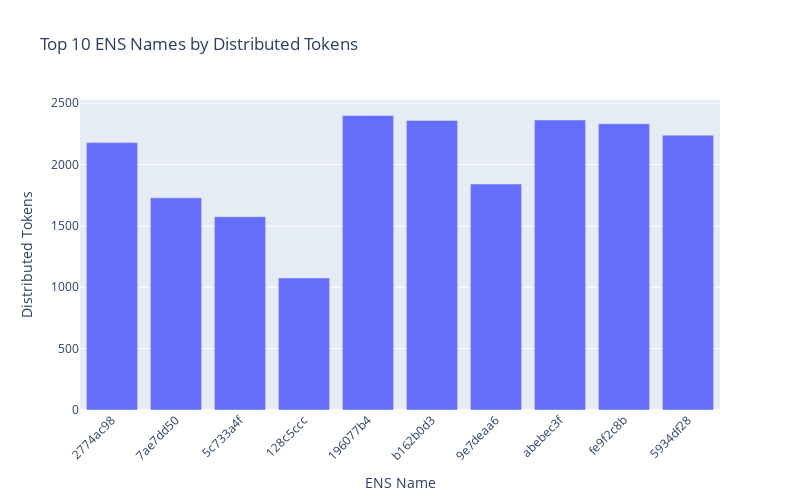

Notebook source saved alongside this figure:
### Code cell
df_sorted = df.sample(10)

fig = go.Figure(data=[go.Bar(x=df_sorted['ensName'], y=df_sorted['DistributedTokens'])])

fig.update_layout(
    title='Top 10 ENS Names by Distributed Tokens',
    xaxis=dict(title='ENS Name'),
    yaxis=dict(title='Distributed Tokens'),
    xaxis_tickangle=-45,
    autosize=False,
    width=800,
    height=500
)

fig.show()

### Figure 1 — Plotly figure (JSON) as saved in the notebook; plotly's stock layout.template omitted (floating-point values rounded to 4 significant figures)
{"data": [{"type": "bar", "x": ["2774ac98", "7ae7dd50", "5c733a4f", "128c5ccc", "196077b4", "b162b0d3", "9e7deaa6", "abebec3f", "fe9f2c8b", "5934df28"], "y": [2179, 1729, 1575, 1076, 2400, 2360, 1841, 2363, 2333, 2240]}], "layout": {"autosize": false, "height": 500, "title": {"text": "Top 10 ENS Names by Distributed Tokens"}, "width": 800, "xaxis": {"tickangle": -45, "title": {"text": "ENS Name"}}, "yaxis": {"title": {"text": "Distributed Tokens"}}}}
